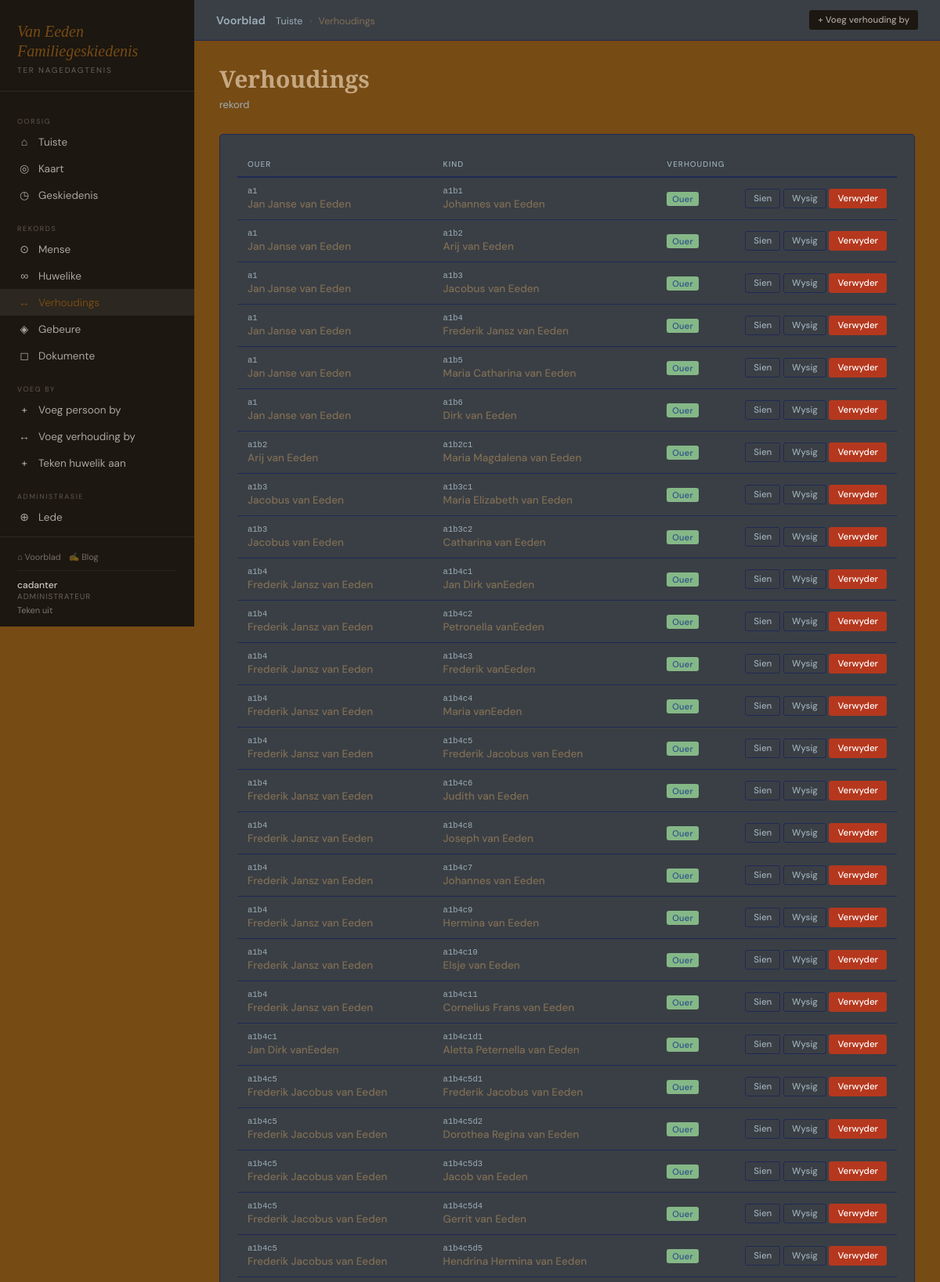
Page /argief/verhoudings/ (signed in, upper part) on the committed database.
### genealogy/models.py (models this page shows, shortened)
class UserProfile(models.Model):
    ROLE_CHOICES = [
        ('pending', 'Hangende Beoordeling'),
        ('viewer',  'Kyker'),
        ('trusted', 'Vertroude Lid'),
        ('admin',   'Administrateur'),
    ]
    user        = models.OneToOneField(User, on_delete=models.CASCADE, related_name='profile')
    role        = models.CharField(max_length=10, choices=ROLE_CHOICES, default='pending')
    bio         = models.TextField(blank=True)
    joined      = models.DateTimeField(auto_now_add=True)
    approved_by = models.ForeignKey(User, on_delete=models.SET_NULL, null=True, blank=True,
                    related_name='approved_profiles')
    approved_at = models.DateTimeField(null=True, blank=True)
    @property
    def is_admin(self):   return self.role == 'admin'
    @property
    def can_edit(self):   return self.role in ('trusted', 'admin')

class Relationship(models.Model):
    RELATIONSHIP_TYPES = [
        ('parent',          'Ouer'),
        ('adoptive_parent', 'Aangenome Ouer'),
        ('step_parent',     'Stief Ouer'),
        ('guardian',        'Voog'),
    ]
    person            = models.ForeignKey(Person, on_delete=models.CASCADE, related_name='person_relationships')
    relative          = models.ForeignKey(Person, on_delete=models.CASCADE, related_name='child_relationships')
    relationship_type = models.CharField(max_length=20, choices=RELATIONSHIP_TYPES, default='parent')
    notes             = models.TextField(blank=True)
    class Meta:
        unique_together = ('person', 'relative', 'relationship_type')

class Person(models.Model):
    GENDER_CHOICES = [('M','Manlik'),('F','Vroulik'),('O','Ander'),('U','Onbekend')]
    first_name  = models.CharField(max_length=100)
    middle_name = models.CharField(max_length=100, blank=True)
    last_name   = models.CharField(max_length=100)
    maiden_name = models.CharField(max_length=100, blank=True)
    gender      = models.CharField(max_length=1, choices=GENDER_CHOICES, default='U')
    photo       = models.ImageField(upload_to='people/photos/', blank=True, null=True)
    birth_date  = models.CharField(max_length=100, blank=True,
                    help_text='GEDCOM datum, bv. BEF 15 JAN 1900')
    birth_place = models.CharField(max_length=200, blank=True)
    death_date  = models.CharField(max_length=100, blank=True,
                    help_text='GEDCOM datum, bv. AFT 1950')
    death_place = models.CharField(max_length=200, blank=True)
    is_deceased = models.BooleanField(default=False)
    is_root     = models.BooleanField(default=False, help_text='Stam-ouer van die boom (a1)')
    biography   = models.TextField(blank=True)
    notes       = models.TextField(blank=True)
    created_at  = models.DateTimeField(auto_now_add=True)
    updated_at  = models.DateTimeField(auto_now=True)
    created_by  = models.ForeignKey(User, on_delete=models.SET_NULL, null=True, blank=True,
                    related_name='created_people')
    birth_lat   = models.FloatField(null=True, blank=True)
    birth_lng   = models.FloatField(null=True, blank=True)
    death_lat   = models.FloatField(null=True, blank=True)
    death_lng   = models.FloatField(null=True, blank=True)
    class Meta:
        ordering = ['first_name', 'last_name']
        verbose_name_plural = 'Mense'
    @property
    def full_name(self):
        parts = [self.first_name]
        if self.middle_name: parts.append(self.middle_name)
        parts.append(self.last_name)
        return ' '.join(parts)
    def get_absolute_url(self):
        return reverse('genealogy:person_detail', kwargs={'pk': self.pk})

### genealogy/views.py (the view)
# urls.py: path('verhoudings/',                  views.relationship_list,   name='relationship_list'),
def relationship_list(request):
    profile = get_profile(request.user)
    relationships = list(Relationship.objects.select_related('person','relative').all())
    from .henry import compute_henry_for_tree
    import re as _re
    henry_map = {}
    root = Person.objects.filter(is_root=True).first()
    if root:
        henry_map = compute_henry_for_tree(root)
    def h_key(r):
        hn = henry_map.get(r.person.pk, '')
        parts = _re.findall(r'([a-z]+)(\d+)', hn)
        return [(l, int(n)) for l, n in parts] if parts else [('zzz', 9999)]
    relationships = sorted(relationships, key=h_key)
    return render(request, 'genealogy/relationship_list.html',
        {'relationships': relationships, 'profile': profile, 'henry_map': henry_map})

### genealogy/templates/genealogy/relationship_list.html (shortened to what this page needs)
{% extends "genealogy/base.html" %}
{% load genealogy_extras %}
{% block breadcrumb %}<a href="{% url 'genealogy:dashboard' %}">Tuiste</a> <span>›</span> Verhoudings{% endblock %}
{% block topbar_actions %}
  {% if profile and profile.can_edit %}
    <a href="{% url 'genealogy:relationship_create' %}" class="btn btn-primary btn-sm">+ Voeg verhouding by</a>
  {% endif %}
{% endblock %}
{% block content %}
<div class="ph"><div><h2>Verhoudings</h2><p class="subtitle">{{ relationships.count }} rekord{{ relationships.count|pluralize:"s" }}</p></div></div>
<div class="card"><div class="table-wrap"><table>
  <thead>
    <tr><th>Ouer</th><th>Kind</th><th>Verhouding</th><th></th></tr>
  </thead>
  <tbody>
    {% for m in relationships %}
    <tr>
      <td>
        {% if henry_map %}
          {% with henry=henry_map|get_item:m.person.pk %}
            {% if henry %}
              <div style="font-size:10.5px;color:var(--muted);font-family:monospace;margin-bottom:2px;">{{ henry }}</div>
            {% endif %}
          {% endwith %}
        {% endif %}
        <a href="{{ m.person.get_absolute_url }}">{{ m.person.full_name }}</a>
      </td>
      <td>
        {% if henry_map %}
          {% with henry=henry_map|get_item:m.relative.pk %}
            {% if henry %}
              <div style="font-size:10.5px;color:var(--muted);font-family:monospace;margin-bottom:2px;">{{ henry }}</div>
            {% endif %}
          {% endwith %}
        {% endif %}
        <a href="{{ m.relative.get_absolute_url }}">{{ m.relative.full_name }}</a>
      </td>
      <td><span class="badge badge-viewer">{{ m.get_relationship_type_display }}</span></td>
      <td style="white-space:nowrap;">
        <a href="{% url 'genealogy:relationship_detail' m.pk %}" class="btn btn-secondary btn-sm">Sien</a>
        {% if profile and profile.can_edit %}
          <a href="{% url 'genealogy:relationship_edit' m.pk %}" class="btn btn-secondary btn-sm">Wysig</a>
          <form method="post" action="{% url 'genealogy:relationship_delete' m.pk %}" style="display:inline;"
                onsubmit="return confirm('Is jy seker jy wil hierdie verhouding verwyder?')">
            <button type="submit" class="btn btn-danger btn-sm">Verwyder</button>
          </form>
        {% endif %}
      </td>
    </tr>
    {% empty %}
    <tr><td colspan="4" style="text-align:center;color:var(--muted);padding:32px;">Geen verwantskappe aangeteken nie.</td></tr>
    {% endfor %}
  </tbody>
</table></div></div>
{% endblock %}

### genealogy/templates/genealogy/base.html (shortened to what this page needs)
{% load static %}
<!DOCTYPE html>
<html lang="af">
<head>
  <link rel="stylesheet" href="{% static 'genealogy/css/main.css' %}">
</head>
<body>
<nav class="sidebar" id="sidebar">
  <div class="brand">
    <div class="brand-title">Van Eeden<br>Familiegeskiedenis</div>
    <div class="brand-sub">Ter nagedagtenis</div>
  </div>
  <div class="nav">
    <div class="nav-label">Oorsig</div>
    <a href="{% url 'genealogy:dashboard' %}" class="{% if request.resolver_match.url_name == 'dashboard' %}active{% endif %}">
      <span class="ic">⌂</span> Tuiste
    </a>
    <a href="{% url 'genealogy:map' %}" class="{% if request.resolver_match.url_name == 'map' %}active{% endif %}">
      <span class="ic">◎</span> Kaart
    </a>
    <a href="{% url 'genealogy:audit_log' %}" class="{% if request.resolver_match.url_name == 'audit_log' %}active{% endif %}">
      <span class="ic">◷</span> Geskiedenis
    </a>
    <div class="nav-label">Rekords</div>
    <a href="{% url 'genealogy:person_list' %}" class="{% if 'person' in request.resolver_match.url_name %}active{% endif %}">
      <span class="ic">⊙</span> Mense
    </a>
    <a href="{% url 'genealogy:marriage_list' %}" class="{% if 'marriage' in request.resolver_match.url_name %}active{% endif %}">
      <span class="ic">∞</span> Huwelike
    </a>
    <a href="{% url 'genealogy:relationship_list' %}" class="{% if 'relationship' in request.resolver_match.url_name %}active{% endif %}">
      <span class="ic">↔</span> Verhoudings
    </a>
    <a href="{% url 'genealogy:event_list' %}" class="{% if 'event' in request.resolver_match.url_name %}active{% endif %}">
      <span class="ic">◈</span> Gebeure
    </a>
    <a href="{% url 'genealogy:document_list' %}" class="{% if 'document' in request.resolver_match.url_name %}active{% endif %}">
      <span class="ic">◻</span> Dokumente
    </a>
    {% if user.is_authenticated and profile %}
      {% if profile.can_edit %}
        <div class="nav-label">Voeg by</div>
        <a href="{% url 'genealogy:person_create' %}"><span class="ic">+</span> Voeg persoon by</a>
        <a href="{% url 'genealogy:relationship_create' %}"><span class="ic">↔</span> Voeg verhouding by</a>
        <a href="{% url 'genealogy:marriage_create' %}"><span class="ic">+</span> Teken huwelik aan</a>
      {% elif profile.is_approved %}
        <div class="nav-label">Bydrae</div>
        <a href="{% url 'genealogy:person_create' %}"><span class="ic">+</span> Stel persoon voor</a>
        <a href="{% url 'genealogy:person_list' %}"><span class="ic">✎</span> Stel wysiging voor</a>
      {% endif %}
      {% if profile.is_admin %}
        <div class="nav-label">Administrasie</div>
        <a href="{% url 'genealogy:members_list' %}" class="{% if request.resolver_match.url_name == 'members_list' %}active{% endif %}">
          <span class="ic">⊕</span> Lede
        </a>
        <a href="{% url 'genealogy:pending_edits' %}" class="{% if request.resolver_match.url_name == 'pending_edits' %}active{% endif %}">
        </a>
      {% endif %}
    {% endif %}
  </div>
  <div class="sidebar-user">
    <div style="margin-bottom:10px;padding-bottom:10px;border-bottom:1px solid rgba(255,255,255,.06);display:flex;gap:10px;">
      <a href="/" style="color:rgba(247,243,236,.4);font-size:11px;text-decoration:none;">⌂ Voorblad</a>
      <a href="{% url 'blog:post_list' %}" style="color:rgba(247,243,236,.4);font-size:11px;text-decoration:none;">✍ Blog</a>
    </div>
    {% if user.is_authenticated %}
      <div class="uname">{{ user.get_full_name|default:user.username }}</div>
      {% if profile %}<div class="urole">{{ profile.get_role_display }}</div>{% endif %}
      <a href="{% url 'genealogy:logout' %}">Teken uit</a>
    {% else %}
      <a href="{% url 'genealogy:login' %}" style="color:rgba(247,243,236,.6)">Teken in</a>
      &nbsp;·&nbsp;
      <a href="{% url 'genealogy:register' %}" style="color:rgba(247,243,236,.6)">Registreer</a>
    {% endif %}
  </div>
</nav>
<div class="main">
  <div class="topbar">
    <div class="breadcrumb">
      <a href="/" style="color: var(--muted); font-weight: 600; font-size: 0.9rem; padding-right: 10px;">Voorblad</a>
      {% block breadcrumb %}<a href="{% url 'genealogy:dashboard' %}">Tuiste</a>{% endblock %}
    </div>
    <div class="topbar-right">{% block topbar_actions %}{% endblock %}</div>
  </div>
  <div class="content">
    {% block content %}{% endblock %}
  </div>
</div>
</body>
</html>

### rows in the picture
UserProfile: role "ADMINISTRATEUR"
Relationship: henry "a1", person.full_name "Jan Janse van Eeden", henry "a1b1", relative.full_name "Johannes van Eeden", relationship_type "Ouer", shows "Wysig"
Relationship: henry "a1", person.full_name "Jan Janse van Eeden", henry "a1b2", relative.full_name "Arij van Eeden", relationship_type "Ouer", shows "Wysig"
Relationship: henry "a1", person.full_name "Jan Janse van Eeden", henry "a1b3", relative.full_name "Jacobus van Eeden", relationship_type "Ouer", shows "Wysig"
Relationship: henry "a1", person.full_name "Jan Janse van Eeden", henry "a1b4", relative.full_name "Frederik Jansz van Eeden", relationship_type "Ouer", shows "Wysig"
Relationship: henry "a1", person.full_name "Jan Janse van Eeden", henry "a1b5", relative.full_name "Maria Catharina van Eeden", relationship_type "Ouer", shows "Wysig"
Relationship: henry "a1", person.full_name "Jan Janse van Eeden", henry "a1b6", relative.full_name "Dirk van Eeden", relationship_type "Ouer", shows "Wysig"
Relationship: henry "a1b2", person.full_name "Arij van Eeden", henry "a1b2c1", relative.full_name "Maria Magdalena van Eeden", relationship_type "Ouer", shows "Wysig"
Relationship: henry "a1b3", person.full_name "Jacobus van Eeden", henry "a1b3c1", relative.full_name "Maria Elizabeth van Eeden", relationship_type "Ouer", shows "Wysig"
Relationship: henry "a1b3", person.full_name "Jacobus van Eeden", henry "a1b3c2", relative.full_name "Catharina van Eeden", relationship_type "Ouer", shows "Wysig"
Relationship: henry "a1b4", person.full_name "Frederik Jansz van Eeden", henry "a1b4c1", relative.full_name "Jan Dirk vanEeden", relationship_type "Ouer", shows "Wysig"
Relationship: henry "a1b4", person.full_name "Frederik Jansz van Eeden", henry "a1b4c2", relative.full_name "Petronella vanEeden", relationship_type "Ouer", shows "Wysig"
Relationship: henry "a1b4", person.full_name "Frederik Jansz van Eeden", henry "a1b4c3", relative.full_name "Frederik vanEeden", relationship_type "Ouer", shows "Wysig"
Relationship: henry "a1b4", person.full_name "Frederik Jansz van Eeden", henry "a1b4c4", relative.full_name "Maria vanEeden", relationship_type "Ouer", shows "Wysig"
Relationship: henry "a1b4", person.full_name "Frederik Jansz van Eeden", henry "a1b4c5", relative.full_name "Frederik Jacobus van Eeden", relationship_type "Ouer", shows "Wysig"
Relationship: henry "a1b4", person.full_name "Frederik Jansz van Eeden", henry "a1b4c6", relative.full_name "Judith van Eeden", relationship_type "Ouer", shows "Wysig"
Relationship: henry "a1b4", person.full_name "Frederik Jansz van Eeden", henry "a1b4c8", relative.full_name "Joseph van Eeden", relationship_type "Ouer", shows "Wysig"
Relationship: henry "a1b4", person.full_name "Frederik Jansz van Eeden", henry "a1b4c7", relative.full_name "Johannes van Eeden", relationship_type "Ouer", shows "Wysig"
Relationship: henry "a1b4", person.full_name "Frederik Jansz van Eeden", henry "a1b4c9", relative.full_name "Hermina van Eeden", relationship_type "Ouer", shows "Wysig"
Relationship: henry "a1b4", person.full_name "Frederik Jansz van Eeden", henry "a1b4c10", relative.full_name "Elsje van Eeden", relationship_type "Ouer", shows "Wysig"
Relationship: henry "a1b4", person.full_name "Frederik Jansz van Eeden", henry "a1b4c11", relative.full_name "Cornelius Frans van Eeden", relationship_type "Ouer", shows "Wysig"
Relationship: henry "a1b4c1", person.full_name "Jan Dirk vanEeden", henry "a1b4c1d1", relative.full_name "Aletta Peternella van Eeden", relationship_type "Ouer", shows "Wysig"
Relationship: henry "a1b4c5", person.full_name "Frederik Jacobus van Eeden", henry "a1b4c5d1", relative.full_name "Frederik Jacobus van Eeden", relationship_type "Ouer", shows "Wysig"
Relationship: henry "a1b4c5", person.full_name "Frederik Jacobus van Eeden", henry "a1b4c5d2", relative.full_name "Dorothea Regina van Eeden", relationship_type "Ouer", shows "Wysig"
Relationship: henry "a1b4c5", person.full_name "Frederik Jacobus van Eeden", henry "a1b4c5d3", relative.full_name "Jacob van Eeden", relationship_type "Ouer", shows "Wysig"
Relationship: henry "a1b4c5", person.full_name "Frederik Jacobus van Eeden", henry "a1b4c5d4", relative.full_name "Gerrit van Eeden", relationship_type "Ouer", shows "Wysig"
Relationship: henry "a1b4c5", person.full_name "Frederik Jacobus van Eeden", henry "a1b4c5d5", relative.full_name "Hendrina Hermina van Eeden", relationship_type "Ouer", shows "Wysig"

### other values in the picture
{{ user.get_full_name|default:user.username }} "cadanter"
